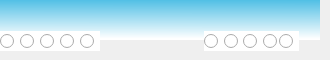
   <widget class="QWidget" name="page_15">
    <widget class="QLabel" name="label_11">
     <property name="geometry">
      <rect>
       <x>0</x>
       <y>0</y>
       <width>50</width>
       <height>40</height>
      </rect>
     </property>
     <property name="styleSheet">
      <string notr="true">border-image: url(:/rsc/images/NagalandGovtLogo.png);</string>
     </property>
     <property name="text">
      <string/>
     </property>
     <property name="pixmap">
      <pixmap>:/rsc/images/uk_logo.png</pixmap>
     </property>
     <property name="scaledContents">
      <bool>true</bool>
     </property>
    </widget>
    <widget class="QLabel" name="label_12">
     <property name="geometry">
      <rect>
       <x>0</x>
       <y>0</y>
       <width>320</width>
       <height>40</height>
      </rect>
     </property>
     <property name="font">
      <font>
       <pointsize>26</pointsize>
       <weight>75</weight>
       <bold>true</bold>
       <kerning>false</kerning>
      </font>
     </property>
     <property name="styleSheet">
      <string notr="true">background-color: qlineargradient(spread:pad, x1:0.97005, y1:0, x2:0.960199, y2:0.972, stop:0 rgba(80, 191, 229, 255), stop:1 rgba(255, 255, 255, 255));</string>
     </property>
     <property name="text">
      <string/>
     </property>
     <property name="alignment">
      <set>Qt::AlignCenter</set>
     </property>
    </widget>
    <widget class="QLabel" name="label_13">
     <property name="geometry">
      <rect>
       <x>250</x>
       <y>0</y>
       <width>71</width>
       <height>41</height>
      </rect>
     </property>
     <property name="text">
      <string/>
     </property>
     <property name="scaledContents">
      <bool>true</bool>
     </property>
    </widget>
    <widget class="QRadioButton" name="radioButtonLeftLittle">
     <property name="geometry">
      <rect>
       <x>0</x>
       <y>31</y>
       <width>20</width>
       <height>20</height>
      </rect>
     </property>
     <property name="styleSheet">
      <string notr="true">background-color: rgb(255, 255, 255);</string>
     </property>
     <property name="text">
      <string/>
     </property>
    </widget>
    <widget class="QRadioButton" name="radioButtonLeftRing">
     <property name="geometry">
      <rect>
       <x>20</x>
       <y>31</y>
       <width>20</width>
       <height>20</height>
      </rect>
     </property>
     <property name="styleSheet">
      <string notr="true">background-color: rgb(255, 255, 255);</string>
     </property>
     <property name="text">
      <string/>
     </property>
    </widget>
    <widget class="QRadioButton" name="radioButtonLeftMiddle">
     <property name="geometry">
      <rect>
       <x>40</x>
       <y>31</y>
       <width>20</width>
       <height>20</height>
      </rect>
     </property>
     <property name="styleSheet">
      <string notr="true">background-color: rgb(255, 255, 255);</string>
     </property>
     <property name="text">
      <string/>
     </property>
    </widget>
    <widget class="QRadioButton" name="radioButtonLeftIndex">
     <property name="geometry">
      <rect>
       <x>60</x>
       <y>31</y>
       <width>20</width>
       <height>20</height>
      </rect>
     </property>
     <property name="styleSheet">
      <string notr="true">background-color: rgb(255, 255, 255);</string>
     </property>
     <property name="text">
      <string/>
     </property>
    </widget>
    <widget class="QRadioButton" name="radioButtonLeftThumb">
     <property name="geometry">
      <rect>
       <x>80</x>
       <y>31</y>
       <width>20</width>
       <height>20</height>
      </rect>
     </property>
     <property name="styleSheet">
      <string notr="true">background-color: rgb(255, 255, 255);</string>
     </property>
     <property name="text">
      <string/>
     </property>
    </widget>
    <widget class="QRadioButton" name="radioButtonRightThumb">
     <property name="geometry">
      <rect>
       <x>204</x>
       <y>31</y>
       <width>20</width>
       <height>20</height>
      </rect>
     </property>
     <property name="font">
      <font>
       <pointsize>12</pointsize>
      </font>
     </property>
     <property name="styleSheet">
      <string notr="true">background-color: rgb(255, 255, 255);</string>
     </property>
     <property name="text">
      <string/>
     </property>
    </widget>
    <widget class="QRadioButton" name="radioButtonRightIndex">
     <property name="geometry">
      <rect>
       <x>224</x>
       <y>31</y>
       <width>20</width>
       <height>20</height>
      </rect>
     </property>
     <property name="styleSheet">
      <string notr="true">background-color: rgb(255, 255, 255);</string>
     </property>
     <property name="text">
      <string/>
     </property>
    </widget>
    <widget class="QRadioButton" name="radioButtonRightMiddle">
     <property name="geometry">
      <rect>
       <x>243</x>
       <y>31</y>
       <width>20</width>
       <height>20</height>
      </rect>
     </property>
     <property name="styleSheet">
      <string notr="true">background-color: rgb(255, 255, 255);</string>
     </property>
     <property name="text">
      <string/>
     </property>
    </widget>
    <widget class="QRadioButton" name="radioButtonRightRing">
     <property name="geometry">
      <rect>
       <x>263</x>
       <y>31</y>
       <width>20</width>
       <height>20</height>
      </rect>
     </property>
     <property name="styleSheet">
      <string notr="true">background-color: rgb(255, 255, 255);</string>
     </property>
     <property name="text">
      <string/>
     </property>
    </widget>
    <widget class="QRadioButton" name="radioButtonRightLittle">
     <property name="geometry">
      <rect>
       <x>279</x>
       <y>31</y>
       <width>20</width>
       <height>20</height>
      </rect>
     </property>
     <property name="styleSheet">
      <string notr="true">background-color: rgb(255, 255, 255);</string>
     </property>
     <property name="text">
      <string/>
     </property>
    </widget>
    <zorder>label_12</zorder>
    <zorder>label_11</zorder>
    <zorder>label_13</zorder>
    <zorder>radioButtonLeftLittle</zorder>
    <zorder>radioButtonLeftRing</zorder>
    <zorder>radioButtonLeftMiddle</zorder>
    <zorder>radioButtonLeftIndex</zorder>
    <zorder>radioButtonLeftThumb</zorder>
    <zorder>radioButtonRightThumb</zorder>
    <zorder>radioButtonRightIndex</zorder>
    <zorder>radioButtonRightMiddle</zorder>
    <zorder>radioButtonRightRing</zorder>
    <zorder>radioButtonRightLittle</zorder>
   </widget>
